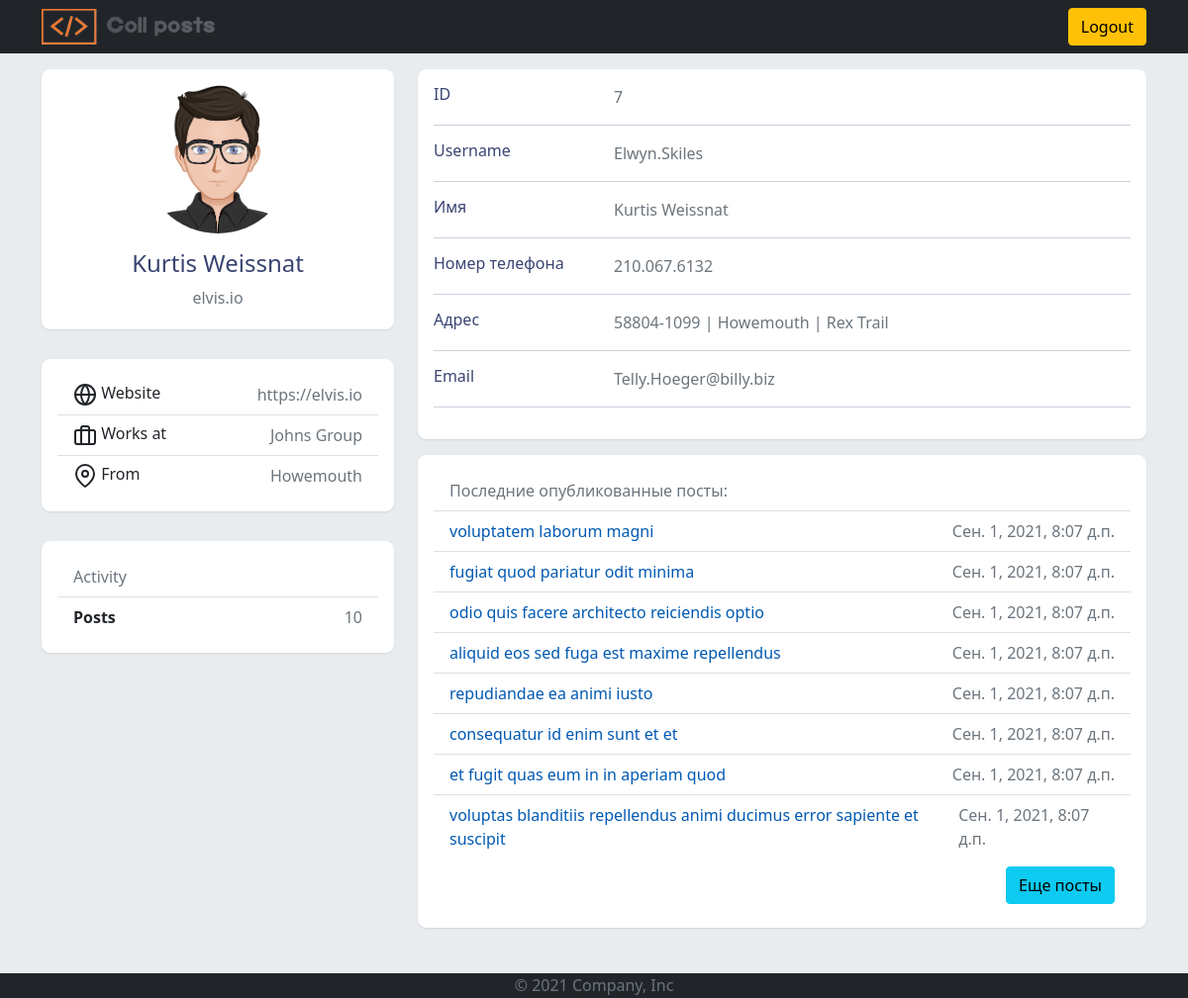
The page /users/id7 (signed in) on the database its author committed.
### strange_posts/models.py (models this page shows, shortened)
class TimeBaseModel(models.Model):
    created_at = models.DateTimeField(auto_now_add=True)
    updated_at = models.DateTimeField(auto_now=True)
    class Meta:
        abstract = True

class User(TimeBaseModel):
    id = models.IntegerField(primary_key=True)
    name = models.CharField(max_length=255, verbose_name='Полное имя')
    username = models.CharField(max_length=100, unique=True, verbose_name='Имя пользователя')
    photo = models.ImageField('Фотография', upload_to='users_photo/%Y/%m/%d', null=True)
    email = models.EmailField(verbose_name='Email')
    user_address = models.ForeignKey(UserAddress, on_delete=models.SET_NULL, null=True,
                                     verbose_name='Адрес пользователя')
    phone_number = models.CharField(max_length=100, verbose_name='Номер телефона')
    user_website = models.CharField(max_length=255, verbose_name='Веб-сайт пользователя')
    user_company = models.ForeignKey(Company, on_delete=models.SET_NULL, null=True,
                                     verbose_name='Компания пользователя')
    class Meta:
        verbose_name = 'Пользователь'
        verbose_name_plural = 'Пользователи'
    def __str__(self):
        return f'{self.name} | {self.username}'

class Company(TimeBaseModel):
    name = models.CharField(max_length=255, verbose_name='Название компании')
    catch_phrase = models.CharField(max_length=255, verbose_name='catchPhrase')
    bs = models.CharField(max_length=255, verbose_name='bs')
    class Meta:
        verbose_name = 'Компания пользователя'
        verbose_name_plural = 'Компании пользователей'
    def __str__(self):
        return f'{self.name}'

class UserAddress(TimeBaseModel):
    street = models.CharField(max_length=255, verbose_name='Улица')
    suite = models.CharField(max_length=255, verbose_name='Suite')
    city = models.CharField(max_length=100, verbose_name='Город')
    zipcode = models.CharField(max_length=100, verbose_name='Почтовый индекс')
    geo = models.JSONField(default=dict, verbose_name='Геолокация')
    class Meta:
        verbose_name = 'Адрес пользователя'
        verbose_name_plural = 'Адреса пользователей'
    def __str__(self):
        return f'{self.zipcode} | {self.city} | {self.street}'

class Post(TimeBaseModel):
    id = models.IntegerField(primary_key=True)
    title = models.CharField(max_length=255, verbose_name='Название поста')
    body = models.TextField(verbose_name='Текст поста')
    user = models.ForeignKey(User, on_delete=models.CASCADE, verbose_name='Автор поста')
    categories = models.ManyToManyField(PostCategory, default=[])
    post_views = models.PositiveIntegerField('Количество просмотров', default=0)
    class Meta:
        verbose_name = 'Пост'
        verbose_name_plural = 'Пользовательские посты'
    def get_absolute_url(self):
        return reverse('post', kwargs={'pk': self.pk})

### strange_posts/views.py (the view)
# urls.py: path('users/id<int:pk>', views.GetUser.as_view(), name='get_user'),
class GetUser(LoginRequiredMixin, DetailView):
    model = User
    context_object_name = 'user'
    def get_context_data(self, *, object_list=None, **kwargs):
        context = super().get_context_data(**kwargs)  # Получаем context у предка
        context['title'] = context['user']
        context['show_data'] = {
            'ID': context['user'].pk,
            'Username': context['user'].username,
            'Имя': context['user'].name,
            'Номер телефона': context['user'].phone_number,
            'Адрес': context['user'].user_address,
            'Email': context['user'].email
        }
        context['posts'] = Post.objects.filter(user_id=self.kwargs['pk']).order_by('-created_at')[:8]
        return context
    def get_queryset(self):
        return User.objects.annotate(Count('post')).select_related('user_address', 'user_company')

### strange_posts/templates/strange_posts/user_detail.html (shortened to what this page needs)
{% extends 'strange_posts/base.html' %}
{% load static %}
{% block content %}
    <div class="container">
        <div class="row gutters-sm">
            <div class="col-md-4 mb-3">
                <div class="card">
                    <div class="card-body">
                        <div class="d-flex flex-column align-items-center text-center">
                            {% if user.photo %}
                                <img src="{{ user.photo.url }}" alt="User" class="rounded-circle" width="150">
                            {% else %}
                                <img src="{% static 'strange_posts/images/base_avatar.png' %}" alt="User" class="rounded-circle" width="150">
                            {% endif %}
                            <div class="mt-3">
                                <h4>{{ user.name }}</h4>
                                <p class="text-secondary mb-1">{{ user.user_website }}</p>
                            </div>
                        </div>
                    </div>
                </div>
                <div class="card">
                    <div class="card-body">
                        <ul class="list-group list-group-flush">
                            <li class="list-group-item d-flex justify-content-between align-items-center flex-wrap">
                                <h6 class="mb-0">
                                    Website
                                </h6>
                                <span class="text-secondary">https://{{ user.user_website }}</span>
                            </li>
                            <li class="list-group-item d-flex justify-content-between align-items-center flex-wrap">
                                <h6 class="mb-0">
                                    Works at
                                </h6>
                                <span class="text-secondary">{{ user.user_company }}</span>
                            </li>
                            <li class="list-group-item d-flex justify-content-between align-items-center flex-wrap">
                                <h6 class="mb-0">
                                    From
                                </h6>
                                <span class="text-secondary">{{ user.user_address.city }}</span>
                            </li>
                        </ul>
                    </div>
                </div>
                <div class="card">
                    <div class="card-body">
                        <ul class="list-group list-group-flush">
                            <li class="list-group-item text-muted">Activity <em class="fa fa-dashboard fa-1x"></em></li>
                            <li class="list-group-item d-flex justify-content-between align-items-center flex-wrap">
                                <span class="pull-left"><strong>Posts</strong></span>
                                <span class="text-secondary">{{ user.post__count }}</span>
                            </li>
                        </ul>
                    </div>
                </div>
            </div>
            <div class="col-md-8">
                <div class="card mb-3">
                    <div class="card-body">
                        {% for key, value in show_data.items %}
                            <div class="row">
                                <div class="col-sm-3"><h6 class="mb-0">{{ key }}</h6></div>
                                <div class="col-sm-9 text-secondary">{{ value }}</div>
                            </div>
                            <hr>
                        {% endfor %}
                    </div>
                </div>
                {% if user.post__count > 0 %}
                    <div class="card">
                        <div class="card-body">
                            <ul class="allposts list-group list-group-flush">
                                <li class="list-group-item text-muted">Последние опубликованные посты:</li>
                                {% for post in posts %}
                                    {% if forloop.last %}
                                        <li class="list-group-item posts d-flex justify-content-between last-post" data-len_posts="{{ posts|length }}" data-user_pk="{{ post.user_id }}">
                                    {% else %}
                                        <li class="list-group-item posts d-flex justify-content-between">
                                    {% endif %}
                                            <span class="pull-left"><a href="{{ post.get_absolute_url }}" class="pull-left">{{ post.title }}</a></span>
                                            <span class="text-secondary">{{ post.created_at }}</span>
                                        </li>
                                {% endfor %}
                            </ul>
                            {% if user.post__count > 8 %}
                                <ul class="load-more list-group list-group-flush">
                                    <li class="list-group-item d-flex justify-content-between">
                                        <span class="text-secondary">
                                            <a class="btn btn-info" id="load-more" target="__blank">Еще посты</a>
                                        </span>
                                    </li>
                                </ul>
                            {% endif %}
                        </div>
                    </div>
                {% endif %}
            </div>
        </div>
    </div>
{% endblock %}

### strange_posts/static/strange_posts/css/styles.css (style rules this page uses)
html, body { display: flex; width: 100%; height: 100%; min-height: 100vh; color: rgba(24, 35, 89, 0.85); background-color: #e9ecef; font-weight: 400; }
a { color: #0059b2; text-decoration: none; }
img { max-width: 800px; height: auto; }
.card { background: #fff; transition: .5s; border: 0; margin-bottom: 30px; border-radius: .55rem; position: relative; width: 100%; box-shadow: 0 1px 2px 0 rgb(0 0 0 / 10%); }

### rows shown on the page
User: name "Kurtis Weissnat", user_website "elvis.io", user_company "Johns Group", user_address.city "Howemouth", post__count "10", show_data "Elwyn.Skiles" "Kurtis Weissnat" "210.067.6132" "Telly.Hoeger@billy.biz"
UserAddress: key "Адрес", zipcode+city+street "58804-1099 | Howemouth | Rex Trail"
Post: title "voluptatem laborum magni", created_at "Сен. 1, 2021, 8:07 д.п."
Post: title "fugiat quod pariatur odit minima", created_at "Сен. 1, 2021, 8:07 д.п."
Post: title "odio quis facere architecto reiciendis optio", created_at "Сен. 1, 2021, 8:07 д.п."
Post: title "aliquid eos sed fuga est maxime repellendus", created_at "Сен. 1, 2021, 8:07 д.п."
Post: title "repudiandae ea animi iusto", created_at "Сен. 1, 2021, 8:07 д.п."
Post: title "consequatur id enim sunt et et", created_at "Сен. 1, 2021, 8:07 д.п."
Post: title "et fugit quas eum in in aperiam quod", created_at "Сен. 1, 2021, 8:07 д.п."
Post: title "voluptas blanditiis repellendus animi ducimus error sapiente et suscipit", created_at "Сен. 1, 2021, 8:07 д.п."

### other values the page prints
{{ key }} "ID" "Username" "Имя" "Номер телефона" "Email"
{{ value }} "7"
